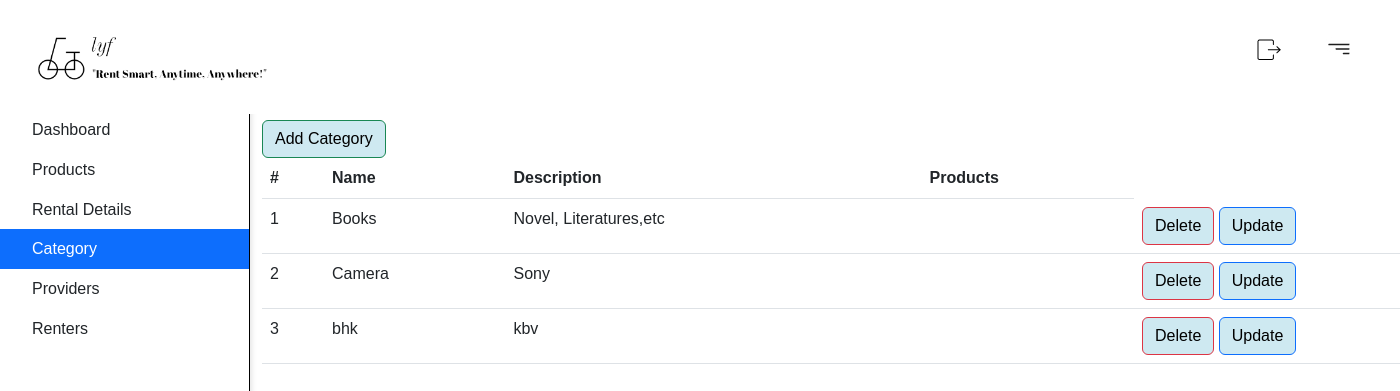
Screenshot of /adminCategory (signed in) with the database file from the repository.
### adminPanel/models.py (models this page shows, shortened)
class Categories(models.Model):
    Name = models.CharField(max_length=50,null=False,unique=True)
    description = models.CharField(max_length=500,null=True)

### adminPanel/views.py (the view)
# urls.py: path('adminCategory',views.adminCategory,name='adminCategory'),
@login_required(login_url='user:perform_login')
def adminCategory(request):
    cat = Categories.objects.all()
    return render(request, 'adminPanel/adminCategory.html', {'cat': cat})

### templates/adminPanel/adminCategory.html (shortened to what this page needs)
{% extends "adminPanel/adminPanel.html" %}
{% block content %}
<div id="sidebarMenu" class="sidebar bg-white">
    <div class="position-sticky">
        <div class="list-group list-group-flush">
            <a href="{% url 'adminPanel:adminPanel' %}" class="list-group-item list-group-item-action py-2 ripple  ">
                <span>Dashboard</span>
            </a>
            <a href="{% url 'adminPanel:adminProducts' %}" class="list-group-item list-group-item-action py-2 ripple ">
                <span>Products</span>
            </a>
            <a href="#" class="list-group-item list-group-item-action py-2 ripple">
                <span>Rental Details</span>
            </a>
            <a href="{% url 'adminPanel:adminCategory' %}" class="list-group-item list-group-item-action py-2 ripple active">
                <span>Category</span>
            </a>
            <a href="{% url 'adminPanel:providerList' %}" class="list-group-item list-group-item-action py-2 ripple">
                <span>Providers</span>
            </a>
            <a href="{% url 'adminPanel:renterList' %}" class="list-group-item list-group-item-action py-2 ripple ">
                <span>Renters</span>
            </a>
        </div>
    </div>
</div>
<div class="container" style="margin-left: 250px; margin-top: 120px;">
    <form class="form-inline ">
        <a href="{% url 'adminPanel:adminAddCategory' %}" class="btn btn-success">Add Category</a>
    </form>
    <table class="table">
        <thead>
            <tr>
                <th>#</th>
                <th>Name</th>
                <th>Description</th>
                <th>Products</th>
            </tr>
        </thead>
        <tbody>
            {% for i in cat %}
            <tr>
                <td>{{ forloop.counter }}</td>
                <td>{{ i.Name }}</td>
                <td>{{ i.description }}</td>
                <td>{{ i.Products }}</td>
                <td>
                    <a href="{% url 'adminPanel:adminDeleteCategory' i.id %}" class="btn btn-danger">Delete</a>
                    <a href="{% url 'adminPanel:adminUpdateCategory' i.id %}" class="btn btn-primary">Update</a>
                </td>
            </tr>
            {% endfor %}
        </tbody>
    </table>
</div>
{% endblock %}

### staticfields/style.css (style rules this page uses)
* { font-family: 'poppins',sans-serif; margin: 0; padding: 0; box-sizing: border-box; }
body { background: #ffffff; }
.btn { color: black; background-color: #cee9f1; }
a { text-decoration: none; color: black; }

### templates/adminPanel/adminPanel.html (style rules this page uses)
body { margin: 0; padding: 0; }
#sidebarMenu { width: 250px; position: fixed; top: 0; left: 0; height: 100%; overflow-y: auto; background-color: #fff; border-right: 1px solid #000000; padding-top: 56px; margin-top: 50px; }
.list-group-item { border: none; cursor: pointer; }
.active { background-color: #9cc4f0; color: #fff; }
#sidebarMenu { width: 250px; position: fixed; top: 0; left: 0; height: 100%; overflow-y: auto; background-color: #fff; border-right: 1px solid #000000; border-top: 4px solid #007bff; box-shadow: 2px 0px 5px rgba(0, 0, 0, 0.1); padding-top: 56px; margin-top: 50px; }

### rows the page displays
Categories: Name "Books", description "Novel, Literatures,etc"
Categories: Name "Camera", description "Sony"
Categories: Name "bhk", description "kbv"
